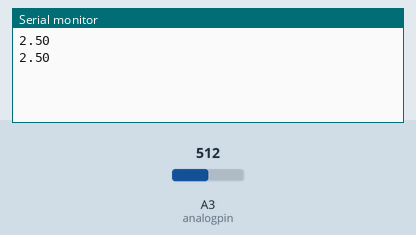
A sketch run on a simulated Arduino Uno, built with avr-gcc and run on an emulated ATmega328P. Parts: the last lines printed to the serial monitor. The inputs (shaded band) are chosen by the test bench; at power-on: A3 (analogpin) = 512.

Above: at 1.8 s.
1.9 s: A3 (analogpin) set to 716
At 2.8 s:
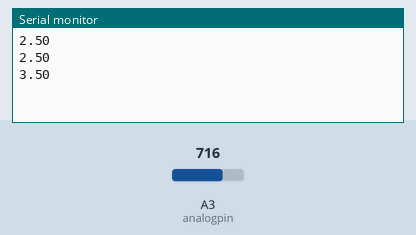
3.4 s: A3 (analogpin) set to 900
At 4.7 s:
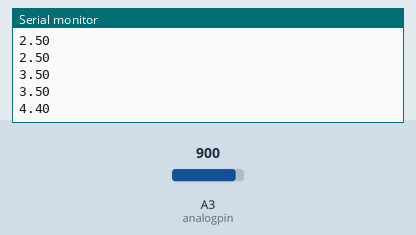
Timing chart, 0 to 6.4 s (numbered marks = the images above; inputs shaded):
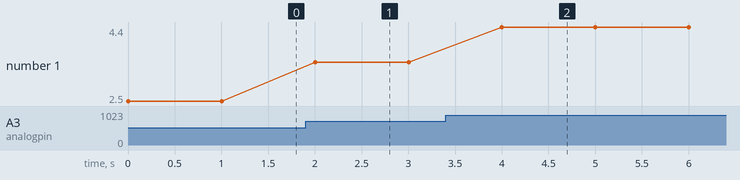

Measured:
- after the input at 1.9 s, the serial monitor: prints a new line after 0.10 s (image 1)
- after the input at 3.4 s, the serial monitor: prints a new line after 0.60 s (image 2)
- plotted number 1: 2.5 → 3.5 after the input at 1.9 s, 3.5 → 4.4 after the input at 3.4 s

The sketch:

working_with_a_potentiometer.ino
```cpp
int analogpin=A3;
float V2;
int readVal;
int wait=1000;


void setup() {
  // put your setup code here, to run once:
Serial.begin(9600);
}

void loop() {
  // put your main code here, to run repeatedly:
readVal=analogRead(analogpin);
  V2=(5./1023.)*readVal;
  Serial.println(V2);
  delay(wait);

}
```
